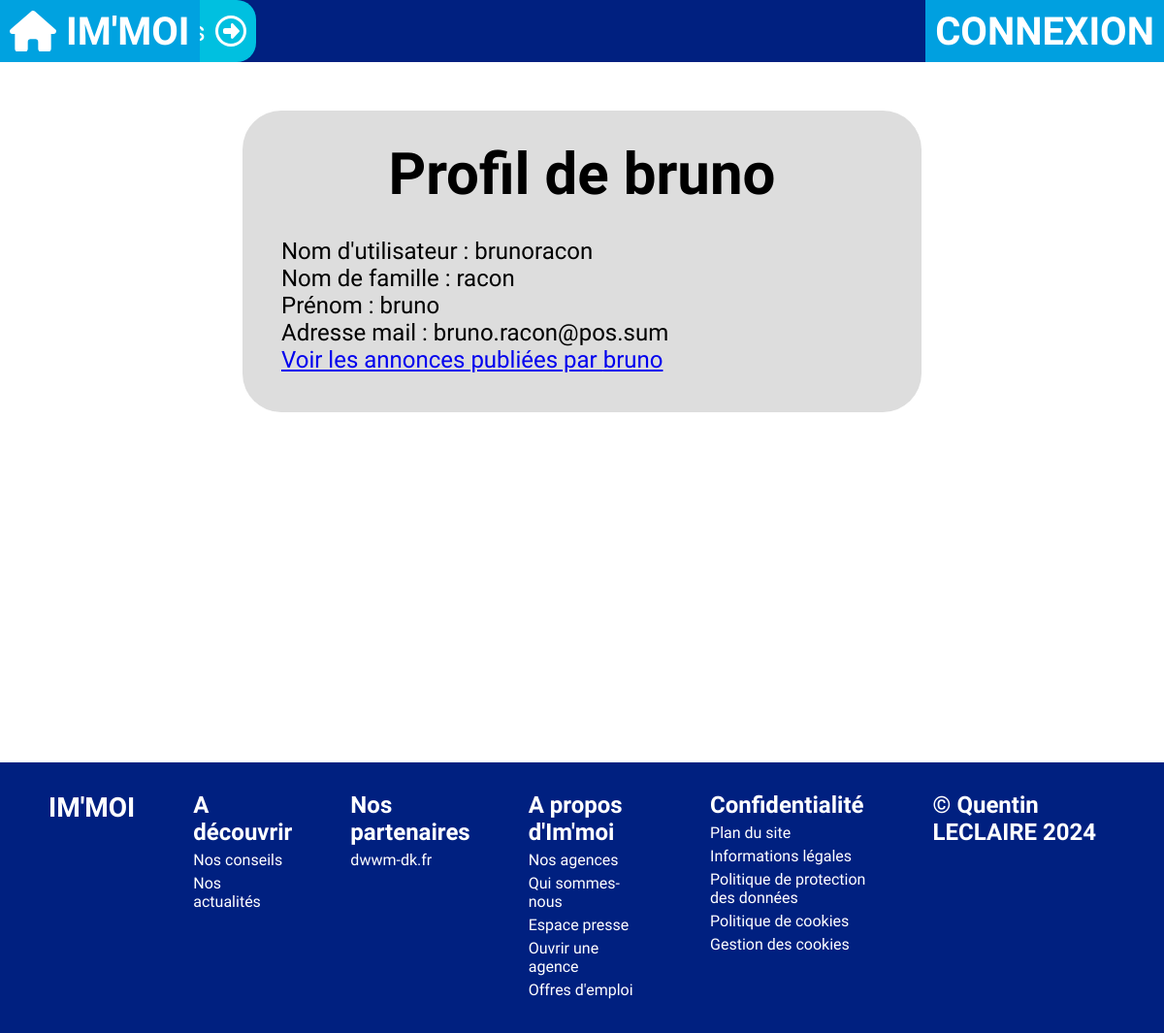
The app's page /profil/1 with its own data.
### tables this page shows
CREATE TABLE IF NOT EXISTS `utilisateur` (
  `idUtilisateur` int NOT NULL AUTO_INCREMENT,
  `username` varchar(32) NOT NULL,
  `password` varchar(64) NOT NULL,
  `nom` varchar(40) DEFAULT NULL,
  `prenom` varchar(40) DEFAULT NULL,
  `telephone` varchar(20) DEFAULT NULL,
  `email` varchar(80) NOT NULL,
  `idAdresse` int DEFAULT NULL,
  `estAgent` tinyint(1) DEFAULT NULL,
  `agence` int DEFAULT NULL,
  PRIMARY KEY (`idUtilisateur`),
  KEY `FK_ADRESSE` (`idAdresse`)
);

### Models/managers/UtilisateurManager.php (called while the page is built, shortened)
<?php
require_once "Models/data/Utilisateur.class.php";
require_once "Models/Model.class.php";
class UtilisateurManager extends BDConnexion
{
    private $userlist = [];
    public function ajoutUtilisateur($utilisateur)
    {
        $this->userlist[] = $utilisateur;
    }
    public function chargementUserlist()
    {
        $req = $this->getBDD()->prepare('SELECT * FROM utilisateur');
        $req->execute();
        $listeUtilisateur = $req->fetchAll(PDO::FETCH_ASSOC);
    }
    public function getUserById($id)
    {
        for ($i = 0; $i < count($this->userlist); $i++) {
            if ($this->userlist[$i]->getId() == $id) {
                return $this->userlist[$i];
            }
        }
    }
}

### Models/Model.class.php (called while the page is built, shortened)
<?php
abstract class BDConnexion{
    private static $pdo;
    private static function setBDD(){
        self::$pdo = new PDO('mysql:host=localhost;dbname=immoi;port=3308;charset=utf8', 'root', '');
        self::$pdo->setAttribute(PDO::ATTR_ERRMODE, PDO::ERRMODE_WARNING);
    }
    protected function getBDD(){
        return self::$pdo;
    }
}

### Models/data/Utilisateur.class.php (called while the page is built, shortened)
<?php
class Utilisateur{
    public function getId()               {return $this->idUtilisateur;}
    public function getUsername()         {return $this->username;}
    public function getNom()              {return $this->nom;}
    public function getPrenom()           {return $this->prenom;}
    public function getEmail()            {return $this->email;}
}

### Views/BD/profil.view.php (the view, shortened to what this page needs)
<?php ob_start();
$monprofil = (isset($_SESSION["user"]) && $_SESSION["user"]["id"] == $user->getId()) ? true : false;
$qualif = (null !== $user->getPrenom()) ? $user->getPrenom() : $user->getUsername();
?>
<section class="content contentcenter">
    <div class="profil">
        <h2><?= ($monprofil) ? "Mon profil" : "Profil de " . $qualif; ?></h2>
        <p>Nom d'utilisateur : <?=$user->getUsername();?></p>
        <p><?= ($user->getNom() != "") ? "Nom de famille : ".$user->getNom() : ""?></p>
        <p><?= ($user->getPrenom() != "") ? "Prénom : ".$user->getPrenom() : ""?></p>
        <p><?= ($user->getEmail() != "") ? "Adresse mail : ".$user->getEmail() : ""?></p>
        <p><a href="/profil/<?= $user->getId() ?>/offres"><?= ($monprofil) ? "Mes annonces" : "Voir les annonces publiées par " . $qualif; ?></a></p>
    </div>
</section>
<?php
require "Views/template.php";

### public/css/style.css (style rules this page uses)
:root { --main-blue: #0050B0; --light-blue: #00A0E0; --lighter-blue: #00C0E0; --lightest-blue: #50D0FF; --dark-blue: #002080; --darker-blue: #001050; }
* { padding: 0; margin: 0; box-sizing: border-box; font-family: 'Gabarito', sans-serif; }
body { min-height: 100vh; position: relative; }
.content { position: relative; margin-top: 64px; min-height: calc(100vh - 78px); height: fit-content; width: 100%; display: flex; flex-direction: column; }
.contentcenter { align-items: center; }
.profil { background-color: #DDD; width: 100%; max-width: 700px; font-size: 24px; margin-top: 50px; border-radius: 40px; padding: 40px; }
.profil h2 { text-align: center; font-size: 60px; margin: -10px 0 30px; }

### records on screen
utilisateur: prenom "bruno", username "brunoracon", nom "racon", email "bruno.racon@pos.sum"
